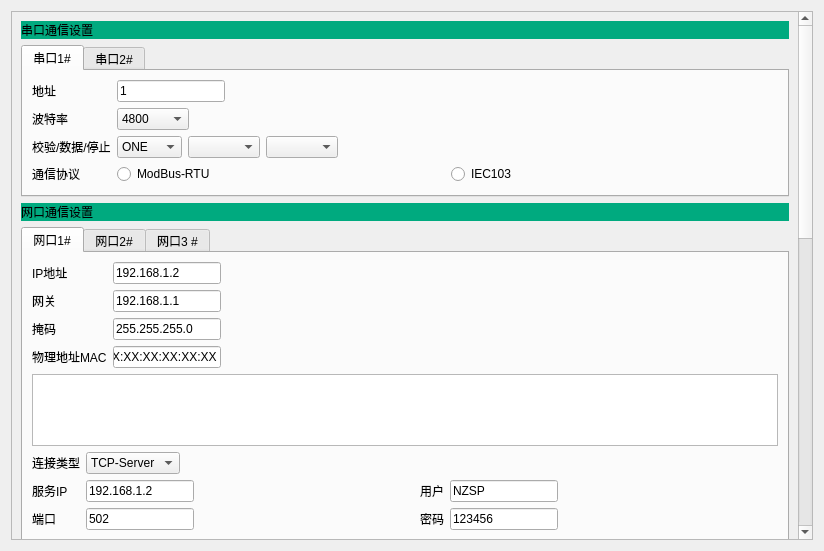
<?xml version="1.0" encoding="UTF-8"?>
<ui version="4.0">
 <class>sysSet</class>
 <widget class="QWidget" name="sysSet">
  <property name="geometry">
   <rect>
    <x>0</x>
    <y>0</y>
    <width>824</width>
    <height>551</height>
   </rect>
  </property>
  <property name="windowTitle">
   <string>Form</string>
  </property>
  <layout class="QHBoxLayout" name="horizontalLayout_2">
   <item>
    <widget class="QScrollArea" name="scrollArea">
     <property name="widgetResizable">
      <bool>true</bool>
     </property>
     <widget class="QWidget" name="scrollAreaWidgetContents">
      <property name="geometry">
       <rect>
        <x>0</x>
        <y>-644</y>
        <width>779</width>
        <height>1324</height>
       </rect>
      </property>
      <layout class="QVBoxLayout" name="verticalLayout_2">
       <item>
        <widget class="QLabel" name="label_3">
         <property name="styleSheet">
          <string notr="true">background-color: rgb(0, 170, 127);</string>
         </property>
         <property name="text">
          <string>串口通信设置</string>
         </property>
        </widget>
       </item>
       <item>
        <widget class="QTabWidget" name="tabWidget_2">
         <property name="currentIndex">
          <number>0</number>
         </property>
         <widget class="QWidget" name="tab_4">
          <attribute name="title">
           <string>串口1#</string>
          </attribute>
          <layout class="QFormLayout" name="formLayout_15">
           <item row="0" column="0">
            <widget class="QLabel" name="label_5">
             <property name="text">
              <string>地址</string>
             </property>
            </widget>
           </item>
           <item row="0" column="1">
            <widget class="QLineEdit" name="lineEdit_7">
             <property name="sizePolicy">
              <sizepolicy hsizetype="Fixed" vsizetype="Fixed">
               <horstretch>0</horstretch>
               <verstretch>0</verstretch>
              </sizepolicy>
             </property>
             <property name="text">
              <string>1</string>
             </property>
            </widget>
           </item>
           <item row="1" column="0">
            <widget class="QLabel" name="label_2">
             <property name="text">
              <string>波特率</string>
             </property>
            </widget>
           </item>
           <item row="1" column="1">
            <widget class="QComboBox" name="comboBox">
             <property name="sizePolicy">
              <sizepolicy hsizetype="Fixed" vsizetype="Fixed">
               <horstretch>0</horstretch>
               <verstretch>0</verstretch>
              </sizepolicy>
             </property>
             <item>
              <property name="text">
               <string>4800</string>
              </property>
             </item>
             <item>
              <property name="text">
               <string>9600</string>
              </property>
             </item>
             <item>
              <property name="text">
               <string>14400</string>
              </property>
             </item>
             <item>
              <property name="text">
               <string>19200</string>
              </property>
             </item>
             <item>
              <property name="text">
               <string>38400</string>
              </property>
             </item>
             <item>
              <property name="text">
               <string>56000</string>
              </property>
             </item>
             <item>
              <property name="text">
               <string>57600</string>
              </property>
             </item>
             <item>
              <property name="text">
               <string>115200</string>
              </property>
             </item>
             <item>
              <property name="text">
               <string>128000</string>
              </property>
             </item>
             <item>
              <property name="text">
               <string>256000</string>
              </property>
             </item>
            </widget>
           </item>
           <item row="2" column="0">
            <widget class="QLabel" name="label_4">
             <property name="text">
              <string>校验/数据/停止</string>
             </property>
            </widget>
           </item>
           <item row="2" column="1">
            <layout class="QHBoxLayout" name="horizontalLayout">
             <item>
              <widget class="QComboBox" name="comboBox_5">
               <property name="sizePolicy">
                <sizepolicy hsizetype="Fixed" vsizetype="Fixed">
                 <horstretch>0</horstretch>
                 <verstretch>0</verstretch>
                </sizepolicy>
               </property>
               <item>
                <property name="text">
                 <string>ONE</string>
                </property>
               </item>
               <item>
                <property name="text">
                 <string>NONE</string>
                </property>
               </item>
              </widget>
             </item>
             <item>
              <widget class="QComboBox" name="comboBox_6">
               <property name="sizePolicy">
                <sizepolicy hsizetype="Fixed" vsizetype="Fixed">
                 <horstretch>0</horstretch>
                 <verstretch>0</verstretch>
                </sizepolicy>
               </property>
              </widget>
             </item>
             <item>
              <widget class="QComboBox" name="comboBox_3">
               <property name="sizePolicy">
                <sizepolicy hsizetype="Fixed" vsizetype="Fixed">
                 <horstretch>0</horstretch>
                 <verstretch>0</verstretch>
                </sizepolicy>
               </property>
              </widget>
             </item>
             <item>
              <spacer name="horizontalSpacer">
               <property name="orientation">
                <enum>Qt::Horizontal</enum>
               </property>
               <property name="sizeHint" stdset="0">
                <size>
                 <width>40</width>
                 <height>20</height>
                </size>
               </property>
              </spacer>
             </item>
            </layout>
           </item>
           <item row="3" column="0">
            <widget class="QLabel" name="label_8">
             <property name="text">
              <string>通信协议</string>
             </property>
            </widget>
           </item>
           <item row="3" column="1">
            <layout class="QHBoxLayout" name="horizontalLayout_5">
             <item>
              <widget class="QRadioButton" name="radioButton_3">
               <property name="text">
                <string>ModBus-RTU</string>
               </property>
              </widget>
             </item>
             <item>
              <widget class="QRadioButton" name="radioButton">
               <property name="text">
                <string>IEC103</string>
               </property>
              </widget>
             </item>
            </layout>
           </item>
          </layout>
         </widget>
         <widget class="QWidget" name="tab_5">
          <attribute name="title">
           <string>串口2#</string>
          </attribute>
          <layout class="QFormLayout" name="formLayout_17"/>
         </widget>
        </widget>
       </item>
       <item>
        <widget class="QLabel" name="label_6">
         <property name="styleSheet">
          <string notr="true">background-color: rgb(0, 170, 127);</string>
         </property>
         <property name="text">
          <string>网口通信设置</string>
         </property>
        </widget>
       </item>
       <item>
        <widget class="QTabWidget" name="tabWidget">
         <property name="currentIndex">
          <number>0</number>
         </property>
         <widget class="QWidget" name="tab">
          <attribute name="title">
           <string>网口1#</string>
          </attribute>
          <layout class="QFormLayout" name="formLayout_7">
           <item row="0" column="0">
            <widget class="QLabel" name="label_35">
             <property name="text">
              <string>IP地址</string>
             </property>
            </widget>
           </item>
           <item row="0" column="1">
            <widget class="QLineEdit" name="lineEdit_22">
             <property name="sizePolicy">
              <sizepolicy hsizetype="Fixed" vsizetype="Fixed">
               <horstretch>0</horstretch>
               <verstretch>0</verstretch>
              </sizepolicy>
             </property>
             <property name="text">
              <string>192.168.1.2</string>
             </property>
            </widget>
           </item>
           <item row="1" column="0">
            <widget class="QLabel" name="label_37">
             <property name="text">
              <string>网关</string>
             </property>
            </widget>
           </item>
           <item row="1" column="1">
            <widget class="QLineEdit" name="lineEdit_24">
             <property name="sizePolicy">
              <sizepolicy hsizetype="Fixed" vsizetype="Fixed">
               <horstretch>0</horstretch>
               <verstretch>0</verstretch>
              </sizepolicy>
             </property>
             <property name="text">
              <string>192.168.1.1</string>
             </property>
            </widget>
           </item>
           <item row="2" column="0">
            <widget class="QLabel" name="label_36">
             <property name="text">
              <string>掩码</string>
             </property>
            </widget>
           </item>
           <item row="2" column="1">
            <widget class="QLineEdit" name="lineEdit_23">
             <property name="sizePolicy">
              <sizepolicy hsizetype="Fixed" vsizetype="Fixed">
               <horstretch>0</horstretch>
               <verstretch>0</verstretch>
              </sizepolicy>
             </property>
             <property name="text">
              <string>255.255.255.0</string>
             </property>
            </widget>
           </item>
           <item row="3" column="0">
            <widget class="QLabel" name="label_38">
             <property name="text">
              <string>物理地址MAC</string>
             </property>
            </widget>
           </item>
           <item row="3" column="1">
            <widget class="QLineEdit" name="lineEdit_25">
             <property name="sizePolicy">
              <sizepolicy hsizetype="Fixed" vsizetype="Fixed">
               <horstretch>0</horstretch>
               <verstretch>0</verstretch>
              </sizepolicy>
             </property>
             <property name="text">
              <string>XX:XX:XX:XX:XX:XX</string>
             </property>
            </widget>
           </item>
           <item row="4" column="0" colspan="2">
            <layout class="QVBoxLayout" name="verticalLayout_5">
             <item>
              <widget class="QListView" name="listView">
               <property name="sizePolicy">
                <sizepolicy hsizetype="Expanding" vsizetype="Expanding">
                 <horstretch>0</horstretch>
                 <verstretch>0</verstretch>
                </sizepolicy>
               </property>
              </widget>
             </item>
             <item>
              <layout class="QGridLayout" name="gridLayout">
               <item row="2" column="4">
                <widget class="QLineEdit" name="lineEdit_32">
                 <property name="sizePolicy">
                  <sizepolicy hsizetype="Fixed" vsizetype="Fixed">
                   <horstretch>0</horstretch>
                   <verstretch>0</verstretch>
                  </sizepolicy>
                 </property>
                 <property name="text">
                  <string>NZSP</string>
                 </property>
                </widget>
               </item>
               <item row="3" column="4">
                <widget class="QLineEdit" name="lineEdit_33">
                 <property name="sizePolicy">
                  <sizepolicy hsizetype="Fixed" vsizetype="Fixed">
                   <horstretch>0</horstretch>
                   <verstretch>0</verstretch>
                  </sizepolicy>
                 </property>
                 <property name="text">
                  <string>123456</string>
                 </property>
                </widget>
               </item>
               <item row="2" column="3">
                <widget class="QLabel" name="label_53">
                 <property name="text">
                  <string>用户</string>
                 </property>
                </widget>
               </item>
               <item row="3" column="0">
                <widget class="QLabel" name="label_41">
                 <property name="text">
                  <string>端口</string>
                 </property>
                </widget>
               </item>
               <item row="3" column="1">
                <widget class="QLineEdit" name="lineEdit_27">
                 <property name="sizePolicy">
                  <sizepolicy hsizetype="Fixed" vsizetype="Fixed">
                   <horstretch>0</horstretch>
                   <verstretch>0</verstretch>
                  </sizepolicy>
                 </property>
                 <property name="text">
                  <string>502</string>
                 </property>
                </widget>
               </item>
               <item row="2" column="1">
                <widget class="QLineEdit" name="lineEdit_71">
                 <property name="sizePolicy">
                  <sizepolicy hsizetype="Fixed" vsizetype="Fixed">
                   <horstretch>0</horstretch>
                   <verstretch>0</verstretch>
                  </sizepolicy>
                 </property>
                 <property name="text">
                  <string>192.168.1.2</string>
                 </property>
                </widget>
               </item>
               <item row="3" column="3">
                <widget class="QLabel" name="label_49">
                 <property name="text">
                  <string>密码</string>
                 </property>
                </widget>
               </item>
               <item row="0" column="2">
                <spacer name="horizontalSpacer_4">
                 <property name="orientation">
                  <enum>Qt::Horizontal</enum>
                 </property>
                 <property name="sizeHint" stdset="0">
                  <size>
                   <width>40</width>
                   <height>20</height>
                  </size>
                 </property>
                </spacer>
               </item>
               <item row="0" column="0">
                <widget class="QLabel" name="label_39">
                 <property name="text">
                  <string>连接类型</string>
                 </property>
                </widget>
               </item>
               <item row="0" column="1">
                <widget class="QComboBox" name="comboBox_14">
                 <property name="sizePolicy">
                  <sizepolicy hsizetype="Fixed" vsizetype="Fixed">
                   <horstretch>0</horstretch>
                   <verstretch>0</verstretch>
                  </sizepolicy>
                 </property>
                 <item>
                  <property name="text">
                   <string>TCP-Server</string>
                  </property>
                 </item>
                </widget>
               </item>
               <item row="2" column="0">
                <widget class="QLabel" name="label_136">
                 <property name="text">
                  <string>服务IP</string>
                 </property>
                </widget>
               </item>
               <item row="0" column="5">
                <spacer name="horizontalSpacer_3">
                 <property name="orientation">
                  <enum>Qt::Horizontal</enum>
                 </property>
                 <property name="sizeHint" stdset="0">
                  <size>
                   <width>40</width>
                   <height>20</height>
                  </size>
                 </property>
                </spacer>
               </item>
              </layout>
             </item>
            </layout>
           </item>
          </layout>
         </widget>
         <widget class="QWidget" name="tab_2">
          <attribute name="title">
           <string>网口2#</string>
          </attribute>
          <layout class="QFormLayout" name="formLayout_8"/>
         </widget>
         <widget class="QWidget" name="tab_3">
          <attribute name="title">
           <string>网口3 #</string>
          </attribute>
         </widget>
        </widget>
       </item>
       <item>
        <widget class="QListWidget" name="listWidget">
         <item>
          <property name="text">
           <string>新建项目</string>
          </property>
          <property name="checkState">
           <enum>Checked</enum>
          </property>
         </item>
         <item>
          <property name="text">
           <string>新建项目</string>
          </property>
         </item>
        </widget>
       </item>
       <item>
        <widget class="QLabel" name="label_60">
         <property name="styleSheet">
          <string notr="true">background-color: rgb(0, 170, 127);</string>
         </property>
         <property name="text">
          <string>跳闸调试</string>
         </property>
        </widget>
       </item>
       <item>
        <layout class="QGridLayout" name="gridLayout_3">
         <item row="1" column="0">
          <widget class="QLabel" name="label_61">
           <property name="sizePolicy">
            <sizepolicy hsizetype="Fixed" vsizetype="Preferred">
             <horstretch>0</horstretch>
             <verstretch>0</verstretch>
            </sizepolicy>
           </property>
           <property name="text">
            <string>线路名称</string>
           </property>
          </widget>
         </item>
         <item row="1" column="1">
          <widget class="QComboBox" name="comboBox_22">
           <property name="sizePolicy">
            <sizepolicy hsizetype="Fixed" vsizetype="Fixed">
             <horstretch>0</horstretch>
             <verstretch>0</verstretch>
            </sizepolicy>
           </property>
          </widget>
         </item>
         <item row="1" column="2">
          <widget class="QPushButton" name="pushButton">
           <property name="sizePolicy">
            <sizepolicy hsizetype="Fixed" vsizetype="Fixed">
             <horstretch>0</horstretch>
             <verstretch>0</verstretch>
            </sizepolicy>
           </property>
           <property name="text">
            <string>执行</string>
           </property>
          </widget>
         </item>
        </layout>
       </item>
       <item>
        <widget class="QLabel" name="label_62">
         <property name="styleSheet">
          <string notr="true">background-color: rgb(0, 170, 127);</string>
         </property>
         <property name="text">
          <string>开出调试</string>
         </property>
        </widget>
       </item>
       <item>
        <spacer name="verticalSpacer">
         <property name="orientation">
          <enum>Qt::Vertical</enum>
         </property>
         <property name="sizeHint" stdset="0">
          <size>
           <width>20</width>
           <height>40</height>
          </size>
         </property>
        </spacer>
       </item>
       <item>
        <layout class="QGridLayout" name="gridLayout_4">
         <item row="1" column="0">
          <widget class="QLabel" name="label_63">
           <property name="sizePolicy">
            <sizepolicy hsizetype="Fixed" vsizetype="Preferred">
             <horstretch>0</horstretch>
             <verstretch>0</verstretch>
            </sizepolicy>
           </property>
           <property name="text">
            <string>开出名称</string>
           </property>
          </widget>
         </item>
         <item row="1" column="1">
          <widget class="QComboBox" name="comboBox_23">
           <property name="sizePolicy">
            <sizepolicy hsizetype="Fixed" vsizetype="Fixed">
             <horstretch>0</horstretch>
             <verstretch>0</verstretch>
            </sizepolicy>
           </property>
          </widget>
         </item>
         <item row="1" column="2">
          <widget class="QPushButton" name="pushButton_2">
           <property name="sizePolicy">
            <sizepolicy hsizetype="Fixed" vsizetype="Fixed">
             <horstretch>0</horstretch>
             <verstretch>0</verstretch>
            </sizepolicy>
           </property>
           <property name="text">
            <string>执行</string>
           </property>
          </widget>
         </item>
        </layout>
       </item>
       <item>
        <widget class="QLabel" name="label_64">
         <property name="styleSheet">
          <string notr="true">background-color: rgb(0, 170, 127);</string>
         </property>
         <property name="text">
          <string>通信调试</string>
         </property>
        </widget>
       </item>
       <item>
        <layout class="QHBoxLayout" name="horizontalLayout_3">
         <item>
          <widget class="QGroupBox" name="groupBox_9">
           <property name="title">
            <string>遥信</string>
           </property>
           <layout class="QVBoxLayout" name="verticalLayout_3">
            <item>
             <widget class="QListView" name="listView_3">
              <property name="sizePolicy">
               <sizepolicy hsizetype="Expanding" vsizetype="Expanding">
                <horstretch>0</horstretch>
                <verstretch>0</verstretch>
               </sizepolicy>
              </property>
             </widget>
            </item>
            <item>
             <widget class="QPushButton" name="pushButton_3">
              <property name="sizePolicy">
               <sizepolicy hsizetype="Fixed" vsizetype="Fixed">
                <horstretch>0</horstretch>
                <verstretch>0</verstretch>
               </sizepolicy>
              </property>
              <property name="layoutDirection">
               <enum>Qt::LeftToRight</enum>
              </property>
              <property name="text">
               <string>执行</string>
              </property>
              <property name="checkable">
               <bool>false</bool>
              </property>
              <property name="checked">
               <bool>false</bool>
              </property>
             </widget>
            </item>
           </layout>
          </widget>
         </item>
         <item>
          <widget class="QGroupBox" name="groupBox_10">
           <property name="title">
            <string>遥测</string>
           </property>
           <layout class="QVBoxLayout" name="verticalLayout_4">
            <item>
             <widget class="QListView" name="listView_2">
              <property name="sizePolicy">
               <sizepolicy hsizetype="Expanding" vsizetype="Expanding">
                <horstretch>0</horstretch>
                <verstretch>0</verstretch>
               </sizepolicy>
              </property>
             </widget>
            </item>
            <item>
             <widget class="QPushButton" name="pushButton_4">
              <property name="sizePolicy">
               <sizepolicy hsizetype="Fixed" vsizetype="Fixed">
                <horstretch>0</horstretch>
                <verstretch>0</verstretch>
               </sizepolicy>
              </property>
              <property name="layoutDirection">
               <enum>Qt::LeftToRight</enum>
              </property>
              <property name="text">
               <string>执行</string>
              </property>
              <property name="checkable">
               <bool>false</bool>
              </property>
              <property name="checked">
               <bool>false</bool>
              </property>
             </widget>
            </item>
           </layout>
          </widget>
         </item>
        </layout>
       </item>
       <item>
        <widget class="QLabel" name="label_65">
         <property name="styleSheet">
          <string notr="true">background-color: rgb(0, 170, 127);</string>
         </property>
         <property name="text">
          <string>时间设置</string>
         </property>
        </widget>
       </item>
       <item>
        <widget class="QDateTimeEdit" name="dateTimeEdit">
         <property name="sizePolicy">
          <sizepolicy hsizetype="Fixed" vsizetype="Fixed">
           <horstretch>0</horstretch>
           <verstretch>0</verstretch>
          </sizepolicy>
         </property>
        </widget>
       </item>
       <item>
        <widget class="QLabel" name="label_125">
         <property name="styleSheet">
          <string notr="true">background-color: rgb(0, 170, 127);</string>
         </property>
         <property name="text">
          <string>用户设置</string>
         </property>
        </widget>
       </item>
       <item>
        <layout class="QHBoxLayout" name="horizontalLayout_11">
         <item>
          <widget class="QListView" name="listView_5">
           <property name="sizePolicy">
            <sizepolicy hsizetype="Expanding" vsizetype="Expanding">
             <horstretch>0</horstretch>
             <verstretch>0</verstretch>
            </sizepolicy>
           </property>
          </widget>
         </item>
         <item>
          <layout class="QFormLayout" name="formLayout_33">
           <item row="1" column="0">
            <widget class="QLabel" name="label_122">
             <property name="text">
              <string>用户</string>
             </property>
            </widget>
           </item>
           <item row="2" column="0">
            <widget class="QLabel" name="label_123">
             <property name="text">
              <string>密码</string>
             </property>
            </widget>
           </item>
           <item row="2" column="1">
            <widget class="QLineEdit" name="lineEdit_70">
             <property name="sizePolicy">
              <sizepolicy hsizetype="Fixed" vsizetype="Fixed">
               <horstretch>0</horstretch>
               <verstretch>0</verstretch>
              </sizepolicy>
             </property>
             <property name="text">
              <string>123456</string>
             </property>
            </widget>
           </item>
           <item row="1" column="1">
            <widget class="QLineEdit" name="lineEdit_69">
             <property name="sizePolicy">
              <sizepolicy hsizetype="Fixed" vsizetype="Fixed">
               <horstretch>0</horstretch>
               <verstretch>0</verstretch>
              </sizepolicy>
             </property>
             <property name="text">
              <string>NZSP</string>
             </property>
            </widget>
           </item>
           <item row="4" column="0" colspan="2">
            <layout class="QHBoxLayout" name="horizontalLayout_12">
             <item>
              <widget class="QPushButton" name="pushButton_9">
               <property name="sizePolicy">
                <sizepolicy hsizetype="Fixed" vsizetype="Fixed">
                 <horstretch>0</horstretch>
                 <verstretch>0</verstretch>
                </sizepolicy>
               </property>
               <property name="text">
                <string>新建</string>
               </property>
              </widget>
             </item>
             <item>
              <widget class="QPushButton" name="pushButton_10">
               <property name="sizePolicy">
                <sizepolicy hsizetype="Fixed" vsizetype="Fixed">
                 <horstretch>0</horstretch>
                 <verstretch>0</verstretch>
                </sizepolicy>
               </property>
               <property name="text">
                <string>修改</string>
               </property>
              </widget>
             </item>
            </layout>
           </item>
           <item row="3" column="0">
            <widget class="QLabel" name="label_124">
             <property name="text">
              <string>权限</string>
             </property>
            </widget>
           </item>
           <item row="3" column="1">
            <widget class="QComboBox" name="comboBox_45">
             <property name="sizePolicy">
              <sizepolicy hsizetype="Fixed" vsizetype="Fixed">
               <horstretch>0</horstretch>
               <verstretch>0</verstretch>
              </sizepolicy>
             </property>
            </widget>
           </item>
          </layout>
         </item>
        </layout>
       </item>
       <item>
        <widget class="QLabel" name="label_121">
         <property name="styleSheet">
          <string notr="true">background-color: rgb(0, 170, 127);</string>
         </property>
         <property name="text">
          <string>装置信息</string>
         </property>
        </widget>
       </item>
       <item>
        <layout class="QFormLayout" name="formLayout_34">
         <item row="0" column="0">
          <widget class="QLabel" name="label_126">
           <property name="text">
            <string>装置名称</string>
           </property>
          </widget>
         </item>
         <item row="1" column="0">
          <widget class="QLabel" name="label_127">
           <property name="text">
            <string>装置型号</string>
           </property>
          </widget>
         </item>
         <item row="2" column="0">
          <widget class="QLabel" name="label_128">
           <property name="text">
            <string>软件名称</string>
           </property>
          </widget>
         </item>
         <item row="3" column="0">
          <widget class="QLabel" name="label_129">
           <property name="text">
            <string>版本</string>
           </property>
          </widget>
         </item>
         <item row="4" column="0">
          <widget class="QLabel" name="label_130">
           <property name="text">
            <string>公司</string>
           </property>
          </widget>
         </item>
         <item row="0" column="1">
          <widget class="QLabel" name="label_131">
           <property name="text">
            <string>录波选线装置</string>
           </property>
          </widget>
         </item>
         <item row="2" column="1">
          <widget class="QLabel" name="label_132">
           <property name="text">
            <string>NZSP</string>
           </property>
          </widget>
         </item>
         <item row="3" column="1">
          <widget class="QLabel" name="label_133">
           <property name="text">
            <string>V1.00</string>
           </property>
          </widget>
         </item>
         <item row="4" column="1">
          <widget class="QLabel" name="label_134">
           <property name="text">
            <string>广州市宁志电力科技有限公司</string>
           </property>
          </widget>
         </item>
         <item row="1" column="1">
          <widget class="QLabel" name="label_135">
           <property name="text">
            <string>选线录波</string>
           </property>
          </widget>
         </item>
        </layout>
       </item>
      </layout>
     </widget>
    </widget>
   </item>
  </layout>
 </widget>
 <resources/>
 <connections/>
</ui>
